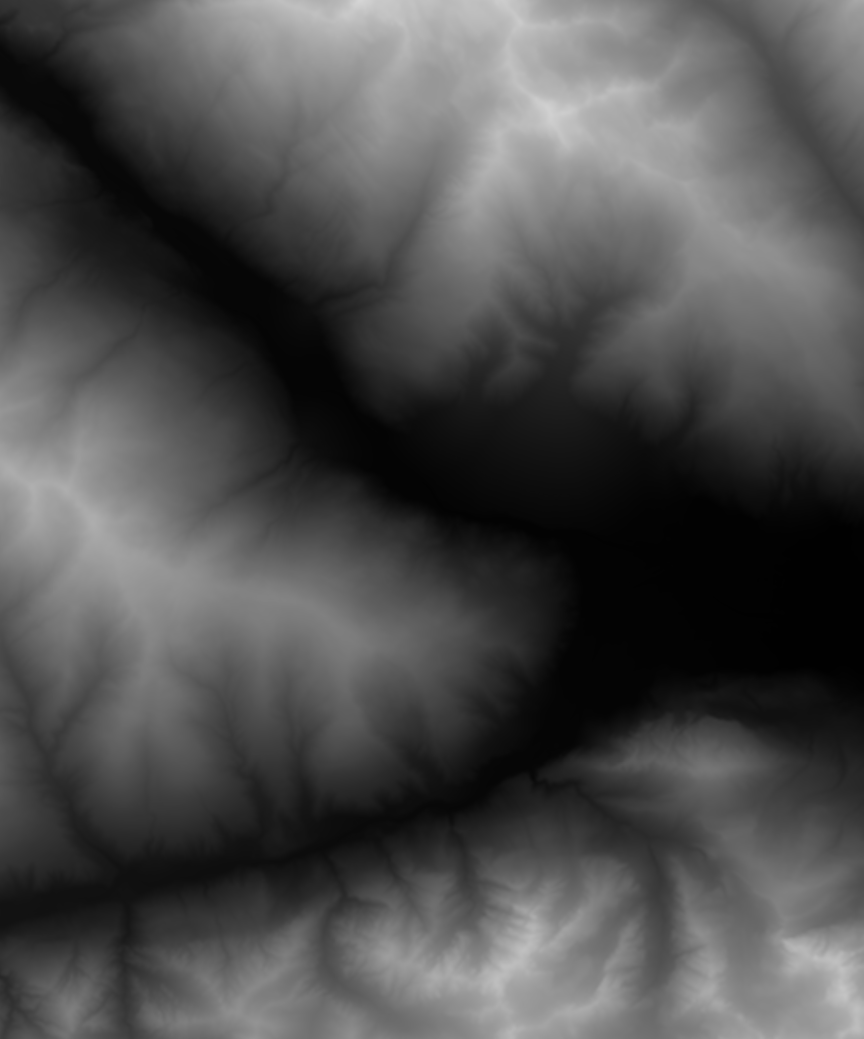
#> input picture render-5.png, 1727 x 2078 px, found by its file name (shown at 1/2 size)
$ python 'img gen for report.py'
#> lines starting #> are read from the running program, lines starting #| are printed output that depends on the picture
### Master Program/img_processing_and_path_planning/a_img_setup.py
"""
IMG PREPREOCESSING FILE, HANDLES IMG SPLITTING AND GRAYSCALING.

FILE IS COMPLETE AS OF 21/8/23 DO NOT MODIFY FURTHER
"""
import cv2
import numpy as np
import matplotlib.pyplot as plt
import math

from PIL import Image

def convert_to_grayscale(input_image_path, output_image_path):
#> called with input_image_path = 'render-5.png', output_image_path = 'grayscale_map.png'
    try:
        # Open the image file
        with Image.open(input_image_path) as img:
            # Convert the image to grayscale
#> img is the input picture: PIL image 1727x2078 RGBA; mean R, G, B, A 78, 78, 78, 255
            grayscale_img = img.convert("L")

            # Save the grayscale image
            grayscale_img.save(output_image_path)
            print("Image converted to grayscale and saved")
    except Exception as e:
        print(f"Error: {e}")

def invert_image(image, output):

    image_map = cv2.imread(image)
    inverse = cv2.bitwise_not(image_map)

    cv2.imwrite(output, inverse)

    print("Image inverted and saved")
    return output

def img_split(image, threshold, output):
        # Load the image
#> called with image = 'render-5.png', threshold = 255, output = 'split_image_inverse.png'
    image_path = image
    image = cv2.imread(image_path)

    image_map = np.where(image > threshold, 255, 0).astype(np.uint8)
#> image_map: shape (2078, 1727, 3); every value is 0

    cv2.imwrite(output, image_map)

    print("Image split and saved")

    return output

def setup_image(image_source, threshold, direction):
    convert_to_grayscale(image_source, "grayscale_map.png")

    img_split(image_source, threshold, "split_image_inverse.png")

    invert_image("split_image_inverse.png", "split_image.png")
    #invert_image("split_image_inverse.png", "split_image.png")


#invert_image("trimmed_map.png", "trimmed_map_inverse.png")

### Master Program/img_processing_and_path_planning/b_filtering.py
"""
IMG FILTER FILE, HANDLES THE APPLICATION OF VARIOUS FILTERS
TO HIGHLIGHT SLOPES AND RIDGE AREAS

FILE IS COMPLETE AS OF 21/8/23 DO NOT MODIFY FURTHER
"""


import cv2
import numpy as np
import matplotlib.pyplot as plt
import math
import img_processing_and_path_planning.e_kernels as k

def sharpen_filter(image):

    kernel = np.array([
    [0, -1, 0],
    [-1, 5, -1],
    [0, -1, 0]])

    output = cv2.filter2D(image, -1, kernel)
    return output

def ridge_filter(image, direction):


#> called with direction = 180
    direction_rad = math.radians(direction)


    if (0 <= direction <= 90):
        weighting = math.sin(direction_rad) # 0 -> 1
        S2N_kernel = 0.5 * (k.S2N_kernel * (1 - weighting))
        W2E_kernel = 0.5 * (k.W2E_kernel * weighting)

        S2N_image = cv2.filter2D(image, -1, S2N_kernel)
        W2E_image = cv2.filter2D(image, -1, W2E_kernel)
            # Clip the pixel values to ensure they are within the specified range
        #S2N_image = np.clip(S2N_image, 0, 255)
        #W2E_image = np.clip(W2E_image, 0, 255)

        output = S2N_image + W2E_image

        #output = np.clip(output, 0, 255)

    if (90 < direction <= 180):
        weighting = math.sin(direction_rad) # 1 -> 0

        W2E_kernel = 0.5 * (k.W2E_kernel * weighting)
        N2S_kernel = 0.5 * (k.N2S_kernel * (1 - weighting))

        N2S_image = cv2.filter2D(image, -1, N2S_kernel)
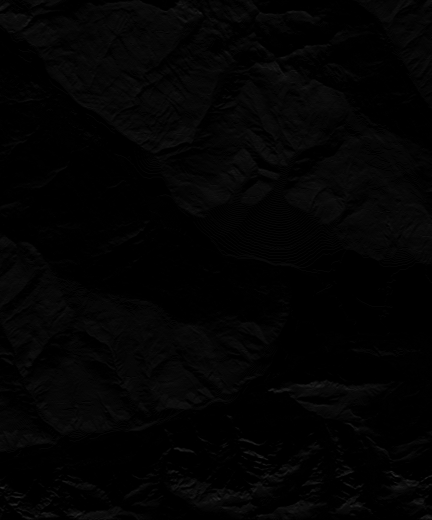
#> N2S_image: shape (2078, 1727, 3) (shown at 1/4 size); min 0, max 63, mean 3.1
        W2E_image = cv2.filter2D(image, -1, W2E_kernel)
        output = N2S_image + W2E_image

    if (180 < direction <= 270):
        weighting = -(math.sin(direction_rad)) # 0 -> 1

        E2W_kernel = 0.5 * (k.E2W_kernel * weighting)
        N2S_kernel = 0.5 * (k.N2S_kernel * (1 - weighting))

        N2S_image = cv2.filter2D(image, -1, N2S_kernel)
        E2W_image = cv2.filter2D(image, -1, E2W_kernel)
        output = N2S_image + E2W_image
    if (270 < direction <= 360):
        weighting = -(math.sin(direction_rad)) # 1 -> 0

        E2W_kernel = 0.5 * (k.E2W_kernel * weighting)
        S2N_kernel = 0.5 * (k.S2N_kernel * (1 - weighting))

        S2N_image = cv2.filter2D(image, -1, S2N_kernel)
        E2W_image = cv2.filter2D(image, -1, E2W_kernel)
        output = S2N_image + E2W_image


    """
    direction_rad = math.radians(direction)

    if (0 <= direction <= 90):
        weighting = math.sin(direction_rad) # 0 -> 1
        S2N_kernel = 0.5 * (k.N2S_kernel * (1 - weighting))
        W2E_kernel = 0.5 * (k.E2W_kernel * weighting)

        S2N_image = cv2.filter2D(image, -1, S2N_kernel)
        W2E_image = cv2.filter2D(image, -1, W2E_kernel)
            # Clip the pixel values to ensure they are within the specified range
        #S2N_image = np.clip(S2N_image, 0, 255)
        #W2E_image = np.clip(W2E_image, 0, 255)

        output = S2N_image + W2E_image

        #output = np.clip(output, 0, 255)

    if (90 < direction <= 180):
        weighting = math.sin(direction_rad) # 1 -> 0

        W2E_kernel = 0.5 * (k.E2W_kernel * weighting)
        N2S_kernel = 0.5 * (k.S2N_kernel * (1 - weighting))

        N2S_image = cv2.filter2D(image, -1, N2S_kernel)
        W2E_image = cv2.filter2D(image, -1, W2E_kernel)
        output = N2S_image + W2E_image

    if (180 < direction <= 270):
        weighting = -(math.sin(direction_rad)) # 0 -> 1

        E2W_kernel = 0.5 * (k.W2E_kernel * weighting)
        N2S_kernel = 0.5 * (k.S2N_kernel * (1 - weighting))

        N2S_image = cv2.filter2D(image, -1, N2S_kernel)
        E2W_image = cv2.filter2D(image, -1, E2W_kernel)
        output = N2S_image + E2W_image
    if (270 < direction <= 360):
        weighting = -(math.sin(direction_rad)) # 1 -> 0

        E2W_kernel = 0.5 * (k.W2E_kernel * weighting)
        S2N_kernel = 0.5 * (k.N2S_kernel * (1 - weighting))

        S2N_image = cv2.filter2D(image, -1, S2N_kernel)
        E2W_image = cv2.filter2D(image, -1, E2W_kernel)
        output = S2N_image + E2W_image
     """
    #print("Weighting: ", weighting)


    #output = cv2.filter2D(image, -1, ridge_kernel)
    return output

# [8 lines left out: function sharpen_less_filter, not called in this run]

def blur_filter(image):
    output = cv2.filter2D(image, -1, k.blurred_kernel)
    return output

def normalisation_filter(image):
    output = cv2.filter2D(image, -1, k.normalisation_kernel)
    return output


def apply_ridge_filters(path_to_img, direction, output_file, map_translation):

    """ # Load the image
    image_path = path_to_img
    image = cv2.imread(image_path)

    output = image

    #cv2.imwrite("img_step_1.png", output)
    #output = sharpen_filter(output)
    #cv2.imwrite("img_step_2.png", output)
    output = ridge_filter(output, direction)
    # [7 lines of commented-out code are left out]


    output = normalisation_filter(output)
    #output = normalisation_filter(output)
    #output = sobel_y(output)

    # Threshold the image
    threshold = 1
    output[output > threshold] += map_translation

    # Set blue and green channels to zero
    output[:, :, 0] = 0
    output[:, :, 1] = 0

    # Move the ridge lift output to the red channel
    red_channel = output[:, :, 2]

    # Create a blank image with only the red channel
    red_image = np.zeros_like(image)
    red_image[:, :, 2] = red_channel

    # Save the final image
    final_image_path = output_file
    cv2.imwrite(final_image_path, red_image) """


    """ #print("Image filters applied and saved")


     # Load the image
    image_path = path_to_img
    image = cv2.imread(image_path)

    output = image

    # Comment out the previous filtering steps and keep the ridge filter only
    #output = sharpen_filter(output)
    output = ridge_filter(output, direction)
    # [5 lines of commented-out code are left out]
    output = cv2.cvtColor(output, cv2.COLOR_BGR2GRAY)

    #output = np.where(output > 255, 255, output)

    output = cv2.bitwise_not(output)  # Invert the image


    threshold = 250
     """

    image_path = path_to_img
    image = cv2.imread(image_path)

    output = image
    output = sharpen_filter(output)
    cv2.imwrite("sharpened_image.png", output)
    #output = normalisation_filter(output)

    #output = sharpen_filter(output)
    output = ridge_filter(output, direction)
    cv2.imwrite("ridged_image.png", output)
    #output = normalisation_filter(output)


    # Convert the output to grayscale
    output = cv2.cvtColor(output, cv2.COLOR_BGR2GRAY)
#> output: shape (2078, 1727)

    # Invert the image first
    #output = cv2.bitwise_not(output)

    # Threshold the image
    threshold = 0
    output[output > threshold] += map_translation
    cv2.imwrite("ridged_image.png", output)
    # Save the grayscale image
    cv2.imwrite(output_file, output)

    print("Image filters applied and saved")


"""
def grayscale_ridge_lift(path_to_img, direction):
    # Load the image
    image_path = path_to_img
    image = cv2.imread(image_path)

    output = image

    output = sharpen_filter(output)
    output = ridge_filter(output, direction)
    output = ridge_filter(output, direction)
    output = sharpen_less_filter(output)
    output = blur_filter(output)

    # Convert the output to grayscale
    gray_output = cv2.cvtColor(output, cv2.COLOR_BGR2GRAY)

    # Save the final grayscale image
    final_image_path = 'Grayscale_Ridge_Lift_Output.png'
    cv2.imwrite(final_image_path, gray_output)

def overlay_grayscale_ridge(ridge_lift_path, split_image_path, output_path):
    # Load the grayscale ridge lift output image
    grayscale_ridge_img = cv2.imread(ridge_lift_path, cv2.IMREAD_GRAYSCALE)

    # Load the split image
    split_img = cv2.imread(split_image_path)

    # Create a blank image with the same dimensions as the split image
    overlay_img = np.zeros_like(split_img)

    # Assign the grayscale ridge lift output to the overlay image
    overlay_img[:, :, 0] = grayscale_ridge_img

    # Add the overlay image to the split image
    result = cv2.addWeighted(split_img, 1, overlay_img, 1, 0)

    output = invert_image(result)
    # Save the result to a separate file
    cv2.imwrite(output_path, output) """

""" ridge_lift_path = "Ridge_Lift_Output.png"
split_image_path = "Split_Image.png"
output_path = "Map+Ridge.png"
output_path_grayscale = "Map+GrayscaleRidge.png" """

#ridge_lift("render-5.png", 90)
#grayscale_ridge_lift("render-5.png", 90)
#img_split("render-5.png", 70)


#### ridge filter for demo map, not real map
"""

def ridge_filter(image, direction):


    direction_rad = math.radians(direction)

    if (0 <= direction <= 90):
        weighting = math.sin(direction_rad) # 0 -> 1
        S2N_kernel = 0.5 * (k.S2N_kernel * (1 - weighting))
        W2E_kernel = 0.5 * (k.W2E_kernel * weighting)

        S2N_image = cv2.filter2D(image, -1, S2N_kernel)
        W2E_image = cv2.filter2D(image, -1, W2E_kernel)
            # Clip the pixel values to ensure they are within the specified range
        #S2N_image = np.clip(S2N_image, 0, 255)
        #W2E_image = np.clip(W2E_image, 0, 255)

        output = S2N_image + W2E_image

        #output = np.clip(output, 0, 255)

    if (90 < direction <= 180):
        weighting = math.sin(direction_rad) # 1 -> 0

        W2E_kernel = 0.5 * (k.W2E_kernel * weighting)
        N2S_kernel = 0.5 * (k.N2S_kernel * (1 - weighting))

        N2S_image = cv2.filter2D(image, -1, N2S_kernel)
        W2E_image = cv2.filter2D(image, -1, W2E_kernel)
        output = N2S_image + W2E_image

    if (180 < direction <= 270):
        weighting = -(math.sin(direction_rad)) # 0 -> 1

        E2W_kernel = 0.5 * (k.E2W_kernel * weighting)
        N2S_kernel = 0.5 * (k.N2S_kernel * (1 - weighting))

        N2S_image = cv2.filter2D(image, -1, N2S_kernel)
        E2W_image = cv2.filter2D(image, -1, E2W_kernel)
        output = N2S_image + E2W_image
    if (270 < direction <= 360):
        weighting = -(math.sin(direction_rad)) # 1 -> 0

        E2W_kernel = 0.5 * (k.E2W_kernel * weighting)
        S2N_kernel = 0.5 * (k.S2N_kernel * (1 - weighting))

        S2N_image = cv2.filter2D(image, -1, S2N_kernel)
        E2W_image = cv2.filter2D(image, -1, E2W_kernel)
        output = S2N_image + E2W_image
     """

### Master Program/img gen for report.py
import img_processing_and_path_planning.a_img_setup as setup
import img_processing_and_path_planning.b_filtering as filtering
import img_processing_and_path_planning.c_lift_map_trimmer as lift_trimmer
import img_processing_and_path_planning.d_pathplanning as pathplan

image_source = "render-5.png"
threshold = 255
direction = 180
map_translation = 20

def map_creation(image_source, threshold, direction, map_translation):
    setup.setup_image(image_source, threshold, direction)
    filtering.apply_ridge_filters("grayscale_map.png", direction, "ridge_map_{}.png".format(direction), map_translation)
    setup.invert_image("ridge_map_{}.png".format(direction),"ridge_map_{}.png".format(direction))
#> call 2 of invert_image, with image = 'ridge_map_180.png', output = 'ridge_map_180.png'
#> in invert_image (call 2), `inverse = cv2.bitwise_not(image_map)`:
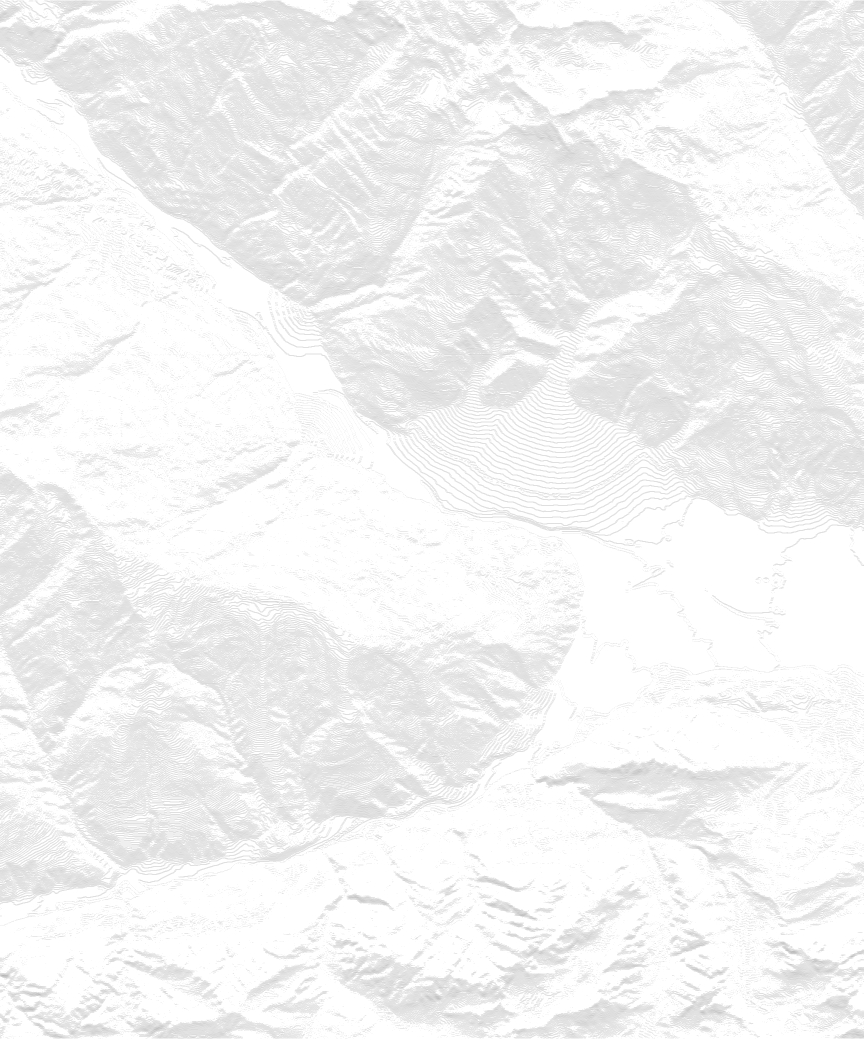
#> inverse: shape (2078, 1727, 3) (shown at 1/2 size); min 172, max 255, mean 243.5
    #lift_trimmer.trim_reward_map("ridge_map.png", "split_image_inverse.png", "trimmed_map.png")

map_creation(image_source, threshold, direction, map_translation)

""" for angle in range(24):
    direction = angle*15
    map_creation(image_source, threshold, direction, map_translation)
 """
"""
# Example usage
image_path = 'split_image.png'
score_map_path = 'trimmed_map.png'
start = (250, 250)
goal = (1900, 200)

weight = 5  # distance weight
score_weight = 10

pathplan.path_plan(start, goal, weight, score_weight, image_path, score_map_path) """

$ run again, with render-3.png copied over render-5.png
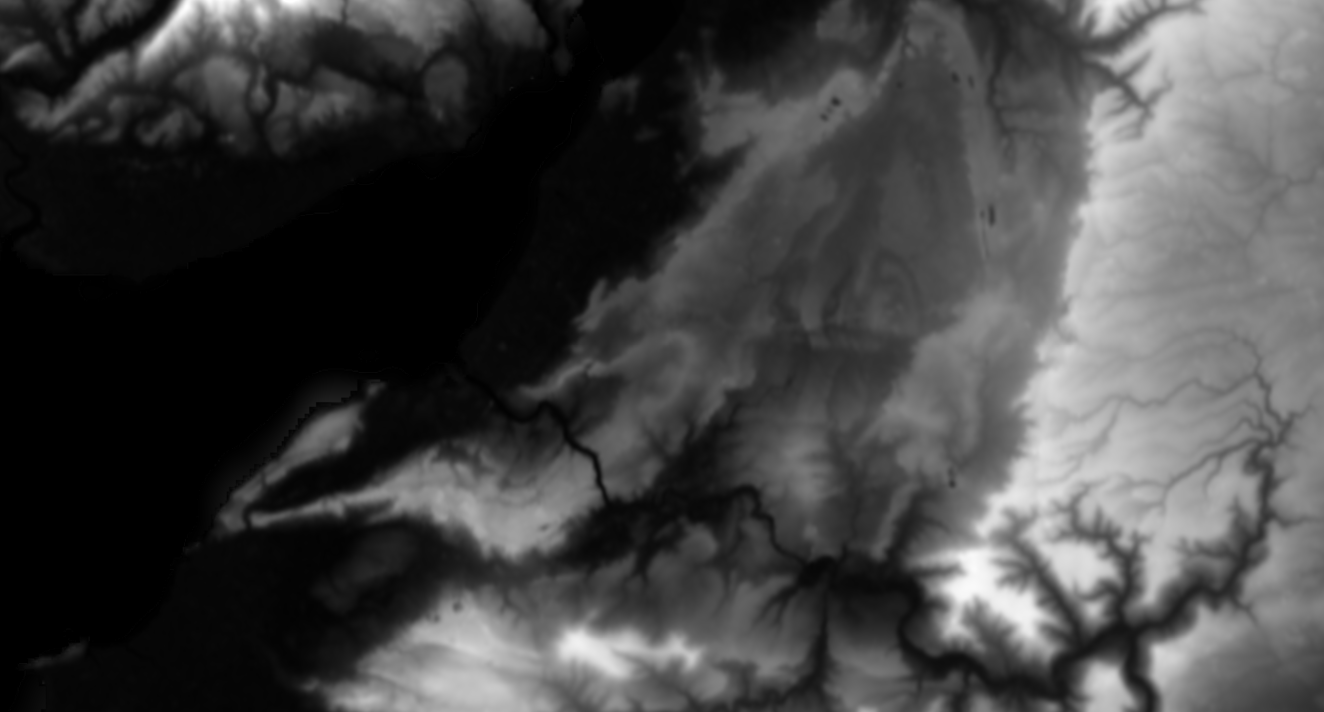
#> input picture render-3.png, 2648 x 1424 px, found by its file name (shown at 1/2 size)
#> in convert_to_grayscale, img is the input picture: PIL image 2648x1424 RGBA; mean R, G, B, A 66, 66, 66, 255
#> inverse: shape (1424, 2648, 3); every value is 255
#> in ridge_filter, `N2S_image = cv2.filter2D(image, -1, N2S_kernel)`:
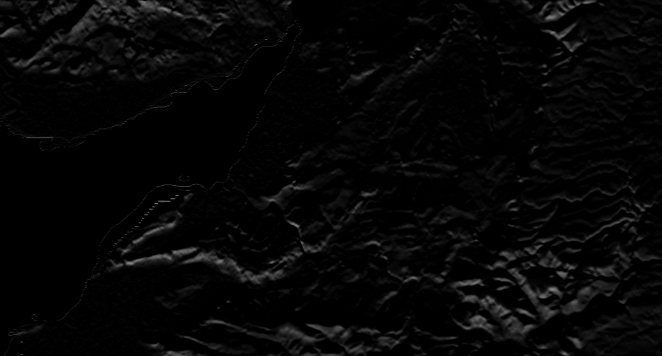
#> N2S_image: shape (1424, 2648, 3) (shown at 1/4 size); min 0, max 250, mean 6
#> in invert_image (call 2), `inverse = cv2.bitwise_not(image_map)`:
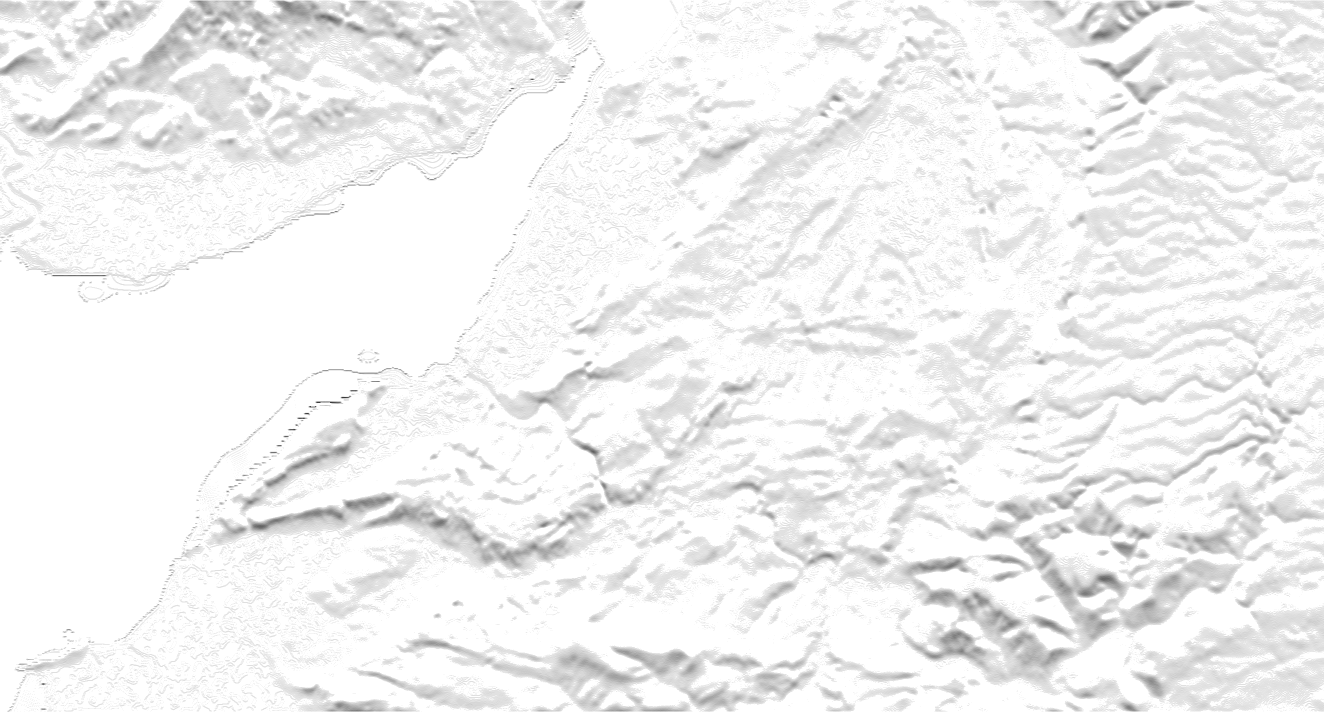
#> inverse: shape (1424, 2648, 3) (shown at 1/2 size); min 0, max 255, mean 241.7
